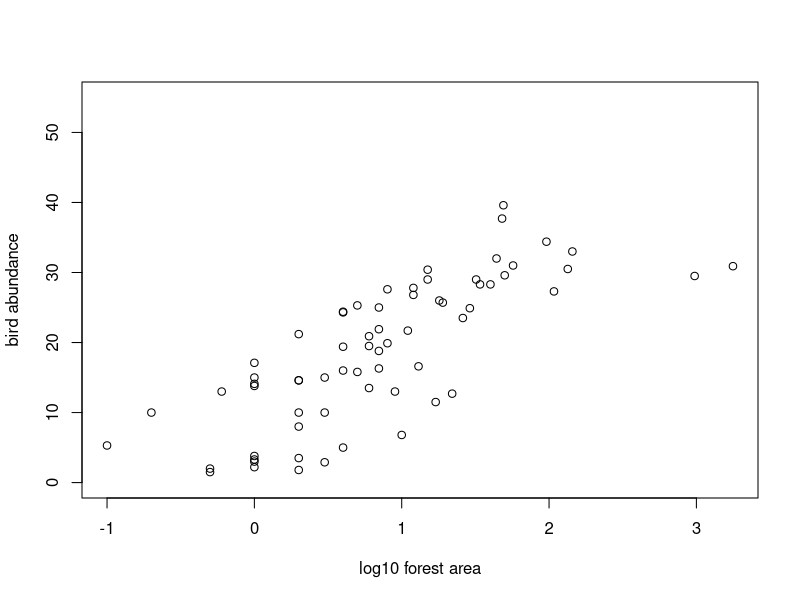
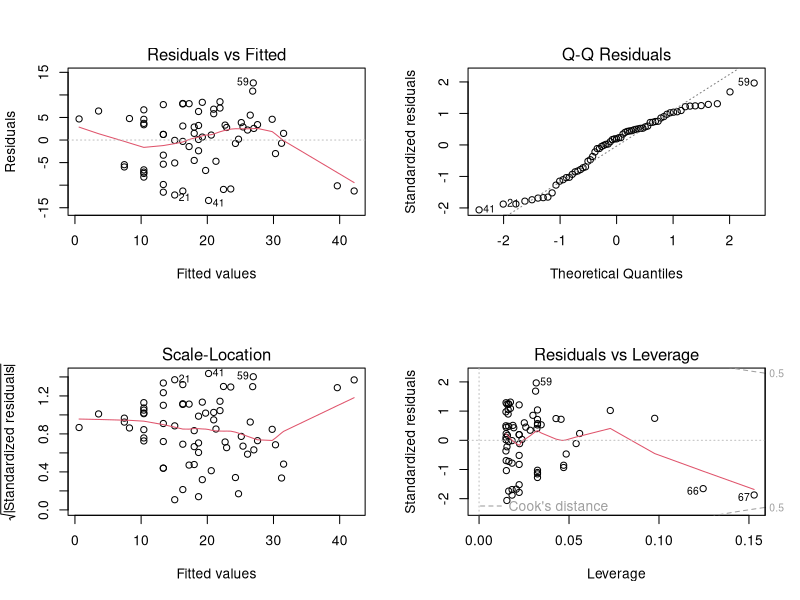
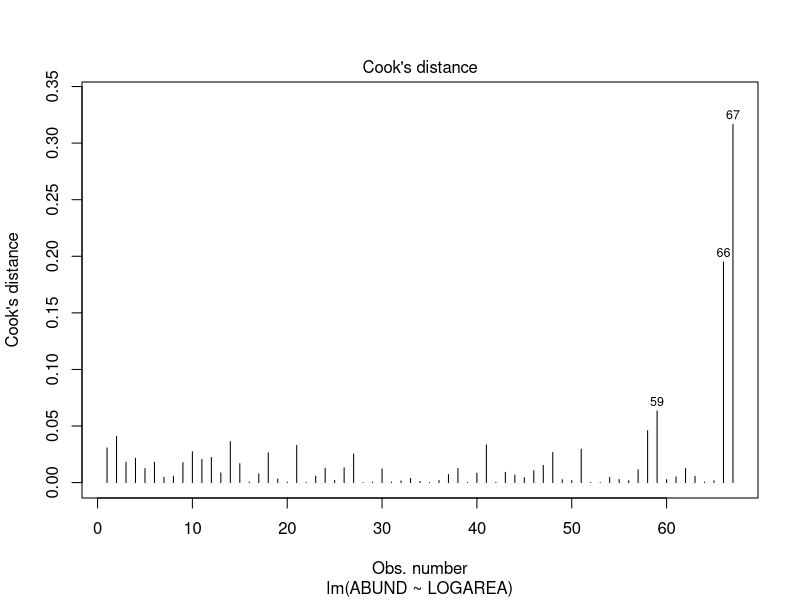
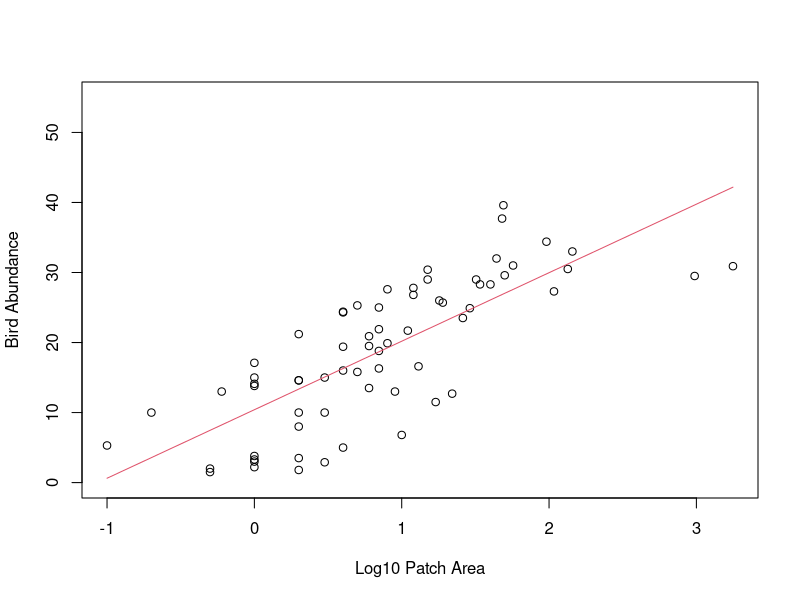
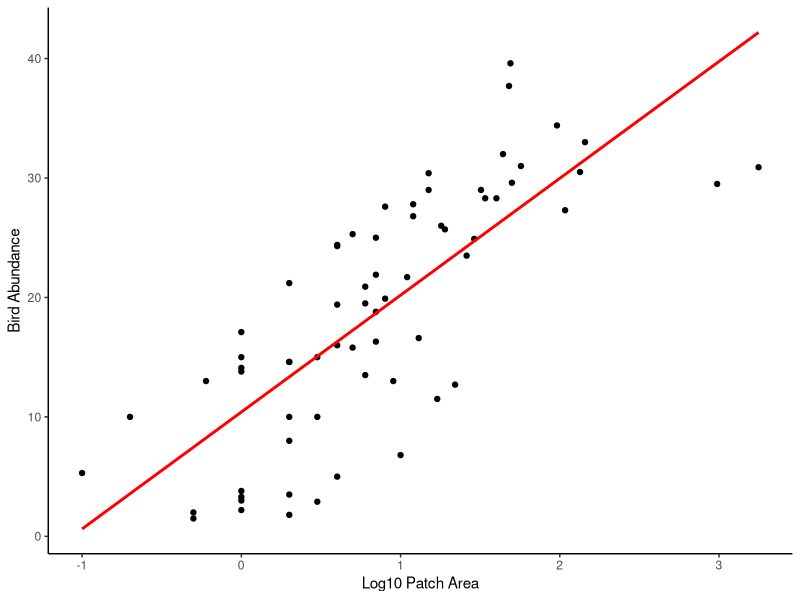
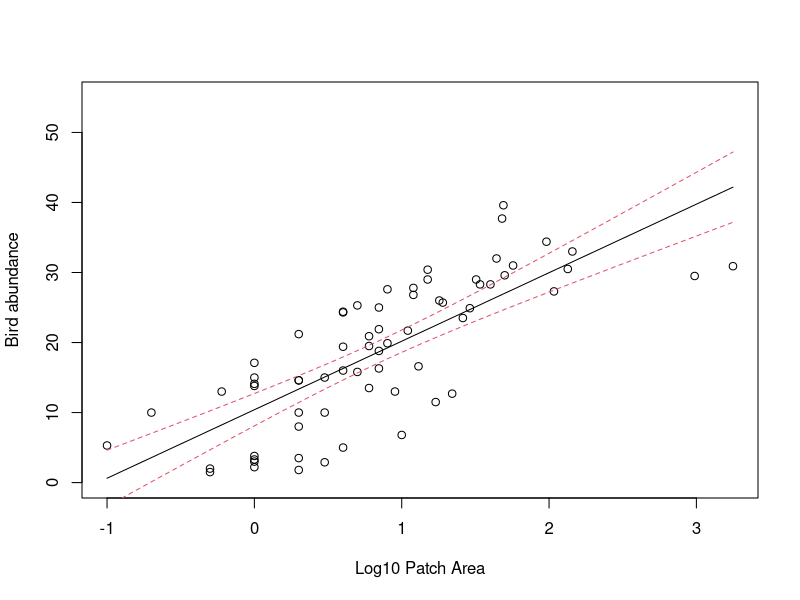
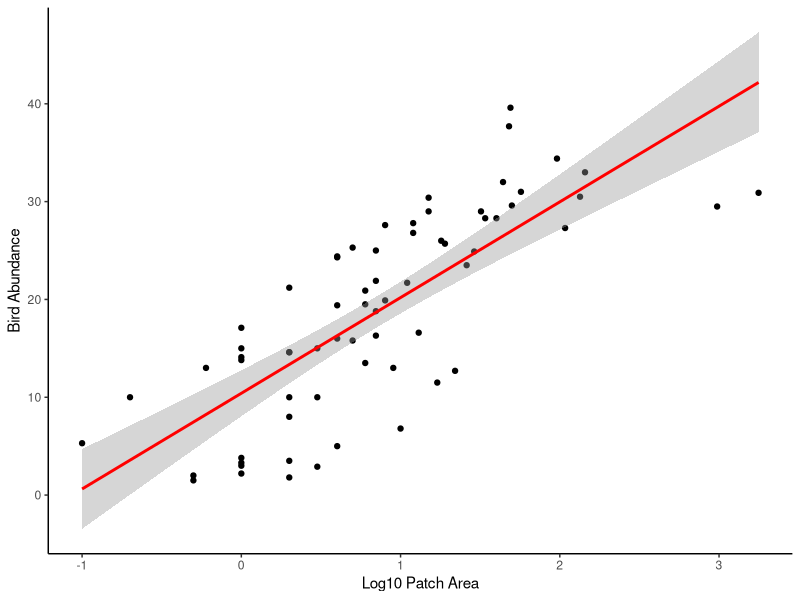
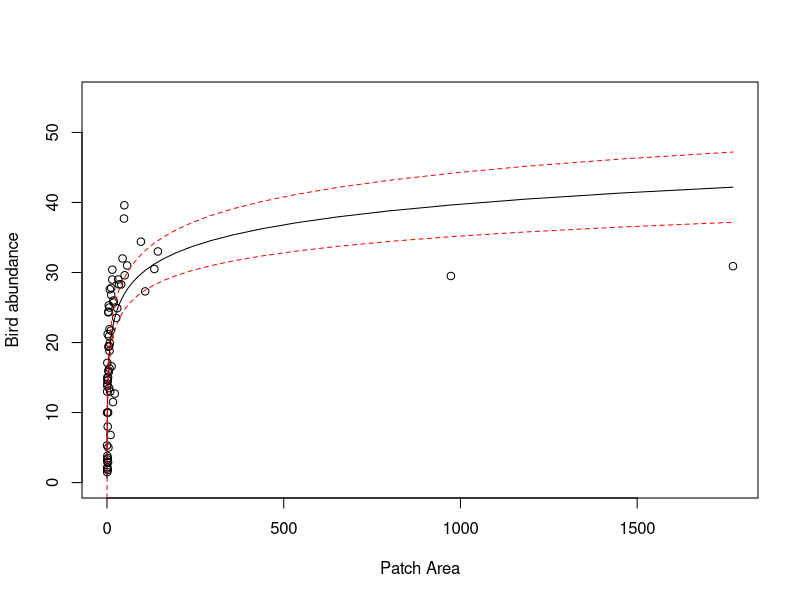

Recreate these plots in R, in order.
## ----Q2, eval=TRUE, echo=TRUE, collapse=TRUE--------------------------------------------------------------------
loyn <- read.table("data/loyn.txt", header = TRUE, 
                   stringsAsFactors = TRUE)
str(loyn)

# 67 observations and 8 variables (from str())


## ----Q3, eval=TRUE, echo=TRUE, collapse=TRUE--------------------------------------------------------------------
# let's first log10 transform the AREA variable due to the couple 
# of unusually large forest area values (check you data exploration)
# to remind yourself

loyn$LOGAREA <- log10(loyn$AREA)

# make a scatterplot of bird abundance and log10 Area

plot(loyn$LOGAREA, loyn$ABUND, xlab = "log10 forest area", 
     ylab = "bird abundance", ylim = c(0, 55))

# now fit the linear model

loyn.lm <- lm(ABUND ~ LOGAREA, data = loyn)


## ----Q4, eval=TRUE, echo=TRUE, collapse=TRUE--------------------------------------------------------------------
# ANOVA table
anova(loyn.lm)

# The null hypothesis is that the slope of the relationship
# between LOGAREA and ABUND = 0
# i.e. there is no relationship

# The p value is very small (3.81e-14) therefore we 
# reject this null hypothesis (i.e. the slope is different
# from 0)


## ----Q5, eval=TRUE, echo=TRUE, collapse=TRUE--------------------------------------------------------------------
summary(loyn.lm)

# the estimate of the intercept = 10.4
# the estimate of the slope = 9.78

# word equation
# ABUND = 10.40 + 9.78 * LOGAREA


## ----Q6, eval=TRUE, echo=TRUE, collapse=TRUE--------------------------------------------------------------------

# the null hypothesis for the intercept is that the intercept = 0
# the p value is very small (certainly less than the (not so magic) 0.05)
# therefore we reject this null hypothesis and conclude that the intercept
# is different from zero.

# the null hypothesis for the slope is that the slope = 0
# the p value is very small (3.81e-14)
# therefore we reject this null hypothesis and conclude that the slope
# is different from zero (i.e. there is a significant relationship between
# LOGAREA and ABUND).


## ----Q7, eval=TRUE, echo=TRUE, collapse=TRUE--------------------------------------------------------------------
summary(loyn.lm)

# The multiple R-squared value is 0.588 and therefore 58.8% of
# the variation in ABUND is explained by LOGAREA


## ----Q8, eval=TRUE, echo=TRUE, collapse=TRUE--------------------------------------------------------------------
# first split the plotting device into 2 rows and 2 columns
par(mfrow = c(2,2))

# now create the residuals plots
plot(loyn.lm)

# The normal Q-Q plot is used to assess normality of the residuals (top right).
# If perfectly normal then all residuals would lie exactly on the 1:1 line.
# In reality this is never going to happen so we are looking for obvious large 
# departures. In this plot they don't look too bad, although the lower quantiles
# do seem to deviate. All in all I would be cautiously optimistic.

# To check homogeneity of variance assumption we look at both the Residuals vs Fitted (top left)
# and the Scale-Location plots (bottom left). 
# There doesn't appear to be any obvious patterns of the residuals in these plots, 
# although you can see the two residuals associated with the two large forest patch areas 
# are below the zero line (negative residuals) on the right hand side of these plots
# despite the log transformation. Perhaps something to bear in mind as we progress. 
# But in short, the homogeneity of variance assumption looks ok.

# From the Residuals vs Leverage plot (bottom right) you can see that there are no residuals 
# with a Cooks distance greater than 1. In fact they are all well below 0.5. If you want to 
# produce a plot of just Cooks distance (perhaps this is clearer)
par(mfrow = c(1,1))
plot(loyn.lm, which = 4)

# Going back to the Residuals vs Leverage plot (bottom right) you can see 
# three residuals that are somewhat unusual in terms of their leverage as 
# they stick out a bit to the right compared to the rest of the residuals. 
# Two of these residuals are our two large forest patch areas again. However,
# leverage still seems to be on the low side, so at least on the scale of the
# log transformation things look ok.


## ----Q9, eval=TRUE, echo=TRUE, collapse=TRUE--------------------------------------------------------------------
# to predict bird abundance if AREA == 100

# if you log base 10 transformed the AREA variable
bird_abundance100 = 10.4 + (9.78 * log10(100))
bird_abundance100
# if you used the natural log (i.e. log()) then you would use log()
# not log10()


## ----Q10, eval=TRUE, echo=TRUE, collapse=TRUE-------------------------------------------------------------------
# need to create a dataframe object with a column of LOGAREA values to predict from.
# note you need to call the column the same as used in the model
my.data <- data.frame(LOGAREA = seq(from = min(loyn$LOGAREA),
                                  to = max(loyn$LOGAREA),
                                  length = 50))

# use predict function to calculate predicted values of abundance based on the 
# new LOGAREA values in the data frame my.data (use the newdata argument)
pred.vals <- predict(loyn.lm, newdata = my.data)


## ----Q11, eval=TRUE, echo=TRUE, collapse=TRUE-------------------------------------------------------------------
# plot the lines on the plot. The x values are the new LOGAREA values from the my.data
# dataframe, the predicted values are from pred.vals 
plot(loyn$LOGAREA, loyn$ABUND, xlab = "Log10 Patch Area", 
     ylab = "Bird Abundance", ylim = c(0, 55))

lines(my.data$LOGAREA, pred.vals, lty = 1,col = 2)

# for those of you who are into plotting using the ggplot2 package,
# this is one of those occasions where things are a little simpler!
# Don't forget, you will need to install the ggplot2 package if
# you've never used it before

# install.packages('ggplot2')

library(ggplot2)
ggplot(mapping = aes(x = LOGAREA, y = ABUND), data = loyn) +
    geom_point() +
    xlab("Log10 Patch Area") +
    ylab("Bird Abundance") +
    geom_smooth(method = "lm", se = FALSE, colour = "red") +
    theme_classic()


## ----Q12, eval=TRUE, echo=TRUE, collapse=TRUE-------------------------------------------------------------------
pred.vals.se <- predict(loyn.lm, newdata = my.data, se.fit = TRUE) # note the use of the se.fit argument

# check out the structure of pred.vals.se
# you can see we now have 4 vectors in this object
# $fit = fitted values
# $se.fit = standard error of fitted values
# $df = degrees of freedom
# $residual.scale = residual standard error

# so we will need to access our fitted values and standard errors using 
# pred.val.se$fit and pred.vals.se$se.fit respectively
str(pred.vals.se)

# now create the plot
plot(x = loyn$LOGAREA, y = loyn$ABUND,
     xlab = "Log10 Patch Area",
     ylab = "Bird abundance", ylim = c(0, 55))
    

# add the fitted values as before but now we need to use 
# pred.vals.se$fit
lines(my.data$LOGAREA, pred.vals.se$fit, lty = 1,col = 1)

# add the upper 95% confidence interval
lines(my.data$LOGAREA, pred.vals.se$fit + (1.96 * pred.vals.se$se.fit), lty = 2, col = 2)

# add the lower 95% confidence interval
lines(my.data$LOGAREA, pred.vals.se$fit - (1.96 * pred.vals.se$se.fit), lty = 2, col = 2)

# And the ggplot way of doing things

ggplot(mapping = aes(x = LOGAREA, y = ABUND), data = loyn) +
    geom_point() +
    xlab("Log10 Patch Area") +
    ylab("Bird Abundance") +
    geom_smooth(method = "lm", se = TRUE, colour = "red") +
    theme_classic()


## ----Q13, eval=TRUE, echo=TRUE, collapse=TRUE-------------------------------------------------------------------
# back transformed LOGAREA and 95% confidence intervals

# re-plot but this time use the original untransformed AREA variable
plot(x = loyn$AREA, y = loyn$ABUND, ylim = c(0,55),
     xlab = "Patch Area",
     ylab = "Bird abundance")

# now add the fitted lines and upper and lower 95% confidence intervals
# remember we only log10 transformed the LOGAREA variable so this is the only
# variable that we need to back-transform

lines(10^(my.data$LOGAREA), pred.vals.se$fit, lty = 1,col = 1)
lines(10^(my.data$LOGAREA), pred.vals.se$fit + (1.96 * pred.vals.se$se.fit), lty = 2, col = "red")
lines(10^(my.data$LOGAREA), pred.vals.se$fit - (1.96 * pred.vals.se$se.fit), lty = 2, col = "red")

# the model doesn't look too great now! Technically, if we transform variables in our model
# then we should only really interpret the model on the scale of the transformation.

# If we interpret on the back transformed scale, you can see the model doesn't really fit the 
# data very well, especially for the two large forest patch AREAs and also those patches with
# high bird abundance.

